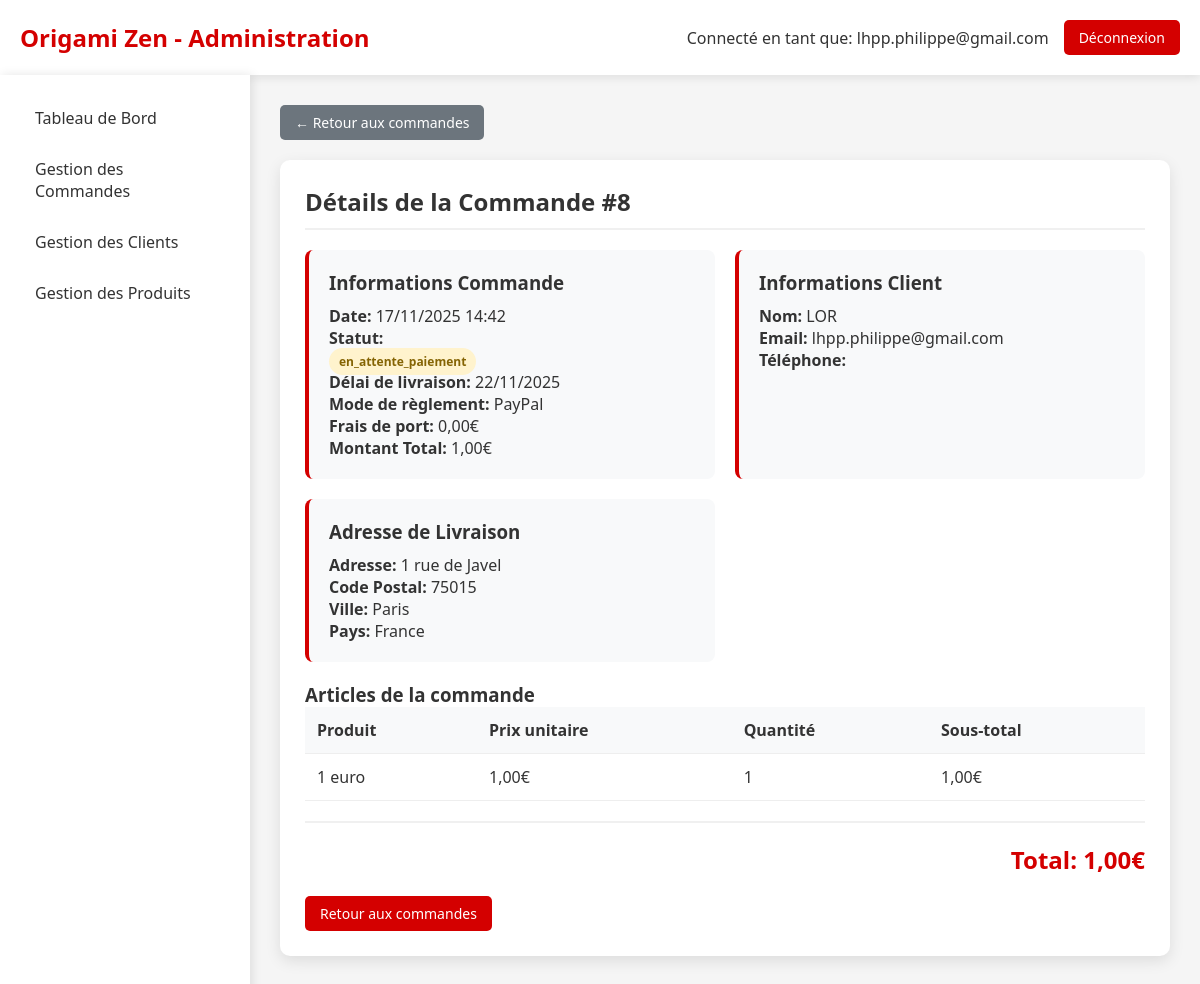
Screenshot of /admin_commande_detail.php?id=8 (signed in) with the database file from the repository.
### tables this page shows
CREATE TABLE IF NOT EXISTS `commande` (
  `idCommande` bigint NOT NULL AUTO_INCREMENT,
  `idClient` bigint NOT NULL,
  `idAdresseLivraison` bigint NOT NULL,
  `idAdresseFacturation` bigint DEFAULT NULL,
  `dateCommande` datetime NOT NULL,
  `modeReglement` varchar(20) NOT NULL DEFAULT 'CB',
  `delaiLivraison` date NOT NULL,
  `fraisDePort` double NOT NULL,
  `montantTotal` double NOT NULL,
  `statut` varchar(20) NOT NULL DEFAULT 'en_attente',
  `statut_paiement` enum('en_attente','payee','echec','annulee','rembourse') DEFAULT 'en_attente',
  `idPaiement` int DEFAULT NULL,
  PRIMARY KEY (`idCommande`),
  KEY `Commande_idClient_FK` (`idClient`),
  KEY `Commande_idAdresseLivraison_FK` (`idAdresseLivraison`),
  KEY `idAdresseFacturation` (`idAdresseFacturation`)
);

CREATE TABLE IF NOT EXISTS `client` (
  `idClient` bigint NOT NULL AUTO_INCREMENT,
  `email` varchar(50) NOT NULL,
  `motDePasse` varchar(255) NOT NULL,
  `nom` varchar(50) DEFAULT NULL,
  `prenom` varchar(50) DEFAULT NULL,
  `telephone` varchar(20) DEFAULT NULL,
  `email_confirme` tinyint(1) DEFAULT '0',
  `token_confirmation` varchar(64) DEFAULT NULL,
  `token_expires` datetime DEFAULT NULL,
  `type` enum('temporaire','permanent') DEFAULT 'temporaire',
  `date_creation` datetime DEFAULT CURRENT_TIMESTAMP,
  `session_id` varchar(128) DEFAULT NULL,
  PRIMARY KEY (`idClient`),
  KEY `idx_client_type` (`type`),
  KEY `idx_client_session` (`session_id`),
  KEY `idx_client_date` (`date_creation`)
);

CREATE TABLE IF NOT EXISTS `adresse` (
  `idAdresse` bigint NOT NULL AUTO_INCREMENT,
  `idClient` bigint NOT NULL,
  `nom` varchar(50) NOT NULL,
  `prenom` varchar(50) NOT NULL,
  `adresse` varchar(50) NOT NULL,
  `codePostal` varchar(50) NOT NULL,
  `ville` varchar(50) NOT NULL,
  `pays` varchar(50) NOT NULL,
  `telephone` varchar(50) NOT NULL,
  `instructions` varchar(255) DEFAULT NULL,
  `societe` varchar(50) DEFAULT NULL,
  `type` varchar(20) DEFAULT 'livraison',
  `dateCreation` datetime DEFAULT CURRENT_TIMESTAMP,
  PRIMARY KEY (`idAdresse`),
  KEY `Adresse_idClient_FK` (`idClient`)
);

CREATE TABLE IF NOT EXISTS `lignecommande` (
  `idLigneCommande` bigint NOT NULL AUTO_INCREMENT,
  `idCommande` bigint NOT NULL,
  `idOrigami` bigint NOT NULL,
  `quantite` int NOT NULL,
  `prixUnitaire` double NOT NULL,
  PRIMARY KEY (`idLigneCommande`),
  KEY `LigneCommande_idCommande_FK` (`idCommande`),
  KEY `LigneCommande_idOrigami_FK` (`idOrigami`)
);

CREATE TABLE IF NOT EXISTS `origami` (
  `idOrigami` bigint NOT NULL AUTO_INCREMENT,
  `nom` varchar(50) NOT NULL,
  `description` varchar(300) NOT NULL,
  `photo` varchar(300) NOT NULL,
  `prixHorsTaxe` double NOT NULL,
  PRIMARY KEY (`idOrigami`)
);

### admin_commande_detail.php (the view, shortened to what this page needs)
<?php
$host = '217.182.198.20';
$dbname = 'Origami';
$username = 'root';
$password = 'L099339R';
$idCommande = $_GET['id'];
try {
    $pdo = new PDO("mysql:host=$host;dbname=$dbname;charset=utf8", $username, $password);
    $pdo->setAttribute(PDO::ATTR_ERRMODE, PDO::ERRMODE_EXCEPTION);
    $stmt = $pdo->prepare("
        SELECT
            c.*,
            cl.nom,
            cl.prenom,
            cl.email,
            a.adresse,
            a.codePostal,
            a.ville,
            a.pays,
            a.telephone
        FROM Commande c
        JOIN Client cl ON c.idClient = cl.idClient
        JOIN Adresse a ON c.idAdresseLivraison = a.idAdresse
        WHERE c.idCommande = ?
    ");
    $stmt->execute([$idCommande]);
    $commande = $stmt->fetch(PDO::FETCH_ASSOC);
    $stmt = $pdo->prepare("
        SELECT lc.*, o.nom as produit_nom, o.prixHorsTaxe as produit_prix
        FROM LigneCommande lc
        JOIN Origami o ON lc.idOrigami = o.idOrigami
        WHERE lc.idCommande = ?
    ");
    $stmt->execute([$idCommande]);
    $lignesCommande = $stmt->fetchAll(PDO::FETCH_ASSOC);
} catch (PDOException $e) {
    die("Erreur de connexion à la base de données: " . $e->getMessage());
}
?>
<!DOCTYPE html>
<html lang="fr">
<head>
</head>
<body>
    <div class="header">
        <div class="logo">
            <h1>Origami Zen - Administration</h1>
        </div>
        <div class="admin-info">
            <span>Connecté en tant que: <?= htmlspecialchars($_SESSION['admin_email']) ?></span>
            <a href="?logout=1" class="btn-logout">Déconnexion</a>
        </div>
    </div>
    <div class="container">
        <div class="sidebar">
            <a href="admin_dashboard.php" class="nav-item">Tableau de Bord</a>
            <a href="admin_commandes.php" class="nav-item">Gestion des Commandes</a>
            <a href="admin_clients.php" class="nav-item">Gestion des Clients</a>
            <a href="admin_produits.php" class="nav-item">Gestion des Produits</a>
        </div>
        <div class="main-content">
            <a href="admin_commandes.php" class="btn-back">← Retour aux commandes</a>
            <div class="section">
                <h2>Détails de la Commande #<?= $commande['idCommande'] ?></h2>
                <div class="info-grid">
                    <div class="info-card">
                        <h3>Informations Commande</h3>
                        <p><strong>Date:</strong> <?= date('d/m/Y H:i', strtotime($commande['dateCommande'])) ?></p>
                        <p><strong>Statut:</strong>
                            <span class="status-badge status-<?= $commande['statut'] ?>"
                                  onclick="changerStatut('<?= $commande['statut'] ?>')"
                                  title="Cliquez pour changer le statut">
                                <?= $commande['statut'] ?>
                            </span>
                        </p>
                        <p><strong>Délai de livraison:</strong> <?= date('d/m/Y', strtotime($commande['delaiLivraison'])) ?></p>
                        <p><strong>Mode de règlement:</strong> <?= htmlspecialchars($commande['modeReglement']) ?></p>
                        <p><strong>Frais de port:</strong> <?= number_format($commande['fraisDePort'], 2, ',', ' ') ?>€</p>
                        <p><strong>Montant Total:</strong> <?= number_format($commande['montantTotal'], 2, ',', ' ') ?>€</p>
                    </div>
                    <div class="info-card">
                        <h3>Informations Client</h3>
                        <p><strong>Nom:</strong> <?= htmlspecialchars($commande['prenom'] . ' ' . $commande['nom']) ?></p>
                        <p><strong>Email:</strong> <?= htmlspecialchars($commande['email']) ?></p>
                        <p><strong>Téléphone:</strong> <?= htmlspecialchars($commande['telephone']) ?></p>
                    </div>
                    <div class="info-card">
                        <h3>Adresse de Livraison</h3>
                        <p><strong>Adresse:</strong> <?= htmlspecialchars($commande['adresse']) ?></p>
                        <p><strong>Code Postal:</strong> <?= htmlspecialchars($commande['codePostal']) ?></p>
                        <p><strong>Ville:</strong> <?= htmlspecialchars($commande['ville']) ?></p>
                        <p><strong>Pays:</strong> <?= htmlspecialchars($commande['pays']) ?></p>
                    </div>
                </div>
                <h3>Articles de la commande</h3>
                <table>
                    <thead>
                        <tr>
                            <th>Produit</th>
                            <th>Prix unitaire</th>
                            <th>Quantité</th>
                            <th>Sous-total</th>
                        </tr>
                    </thead>
                    <tbody>
                        <?php foreach ($lignesCommande as $ligne): ?>
                        <tr>
                            <td><?= htmlspecialchars($ligne['produit_nom']) ?></td>
                            <td><?= number_format($ligne['prixUnitaire'], 2, ',', ' ') ?>€</td>
                            <td><?= $ligne['quantite'] ?></td>
                            <td><?= number_format($ligne['prixUnitaire'] * $ligne['quantite'], 2, ',', ' ') ?>€</td>
                        </tr>
                        <?php endforeach; ?>
                    </tbody>
                </table>
                <div class="montant-total">
                    Total: <?= number_format($commande['montantTotal'], 2, ',', ' ') ?>€
                </div>
                <div style="margin-top: 20px;">
                    <a href="admin_commandes.php" class="btn-action">Retour aux commandes</a>
                </div>
            </div>
        </div>
    </div>
</body>
</html>

### admin_commande_detail.php (style rules this page uses)
* { margin: 0; padding: 0; box-sizing: border-box; }
body { font-family: 'Segoe UI', Tahoma, Geneva, Verdana, sans-serif; background: #f5f5f5; color: #333; }
.header { background: white; padding: 20px; box-shadow: 0 2px 10px rgba(0,0,0,0.1); display: flex; justify-content: space-between; align-items: center; }
.logo h1 { color: #d40000; font-size: 24px; }
.admin-info { display: flex; align-items: center; gap: 15px; }
.btn-logout { background: #d40000; color: white; padding: 8px 15px; text-decoration: none; border-radius: 5px; font-size: 14px; }
.container { display: flex; min-height: calc(100vh - 80px); }
.sidebar { width: 250px; background: white; padding: 20px; box-shadow: 2px 0 10px rgba(0,0,0,0.1); }
.nav-item { display: block; padding: 12px 15px; color: #333; text-decoration: none; border-radius: 5px; margin-bottom: 5px; transition: background 0.3s; }
.main-content { flex: 1; padding: 30px; }
.section { background: white; padding: 25px; border-radius: 10px; box-shadow: 0 5px 15px rgba(0,0,0,0.1); margin-bottom: 20px; }
.section h2 { margin-bottom: 20px; color: #333; border-bottom: 2px solid #f0f0f0; padding-bottom: 10px; }
table { width: 100%; border-collapse: collapse; }
th, td { padding: 12px; text-align: left; border-bottom: 1px solid #eee; }
th { background: #f8f9fa; font-weight: 600; }
.status-badge { padding: 5px 10px; border-radius: 15px; font-size: 12px; font-weight: bold; cursor: pointer; transition: all 0.3s; }
.status-en_attente_paiement { background: #fff3cd; color: #856404; }
.btn-action { padding: 8px 15px; background: #d40000; color: white; text-decoration: none; border-radius: 5px; font-size: 14px; margin-right: 10px; display: inline-block; }
.btn-back { padding: 8px 15px; background: #6c757d; color: white; text-decoration: none; border-radius: 5px; font-size: 14px; display: inline-block; margin-bottom: 20px; }
.info-grid { display: grid; grid-template-columns: repeat(auto-fit, minmax(300px, 1fr)); gap: 20px; margin-bottom: 20px; }
.info-card { background: #f8f9fa; padding: 20px; border-radius: 8px; border-left: 4px solid #d40000; }
.info-card h3 { margin-bottom: 10px; color: #333; }
.montant-total { font-size: 24px; font-weight: bold; color: #d40000; text-align: right; margin-top: 20px; padding-top: 20px; border-top: 2px solid #f0f0f0; }

### rows the page displays
commande: idCommande "8", dateCommande "17/11/2025 14:42", statut "en_attente_paiement", delaiLivraison "22/11/2025", modeReglement "PayPal", fraisDePort "0,00", montantTotal "1,00", idClient.nom "LOR", idClient.email "lhpp.philippe@gmail.com", idAdresseLivraison.adresse "1 rue de Javel", idAdresseLivraison.codePostal "75015", idAdresseLivraison.ville "Paris", idAdresseLivraison.pays "France"
lignecommande: idOrigami.nom "1 euro", prixUnitaire "1,00", quantite "1", $ligne['prixUnitaire'] * $ligne['quantite'] "1,00"

### other values shown
$_SESSION['admin_email'] "lhpp.philippe@gmail.com"
